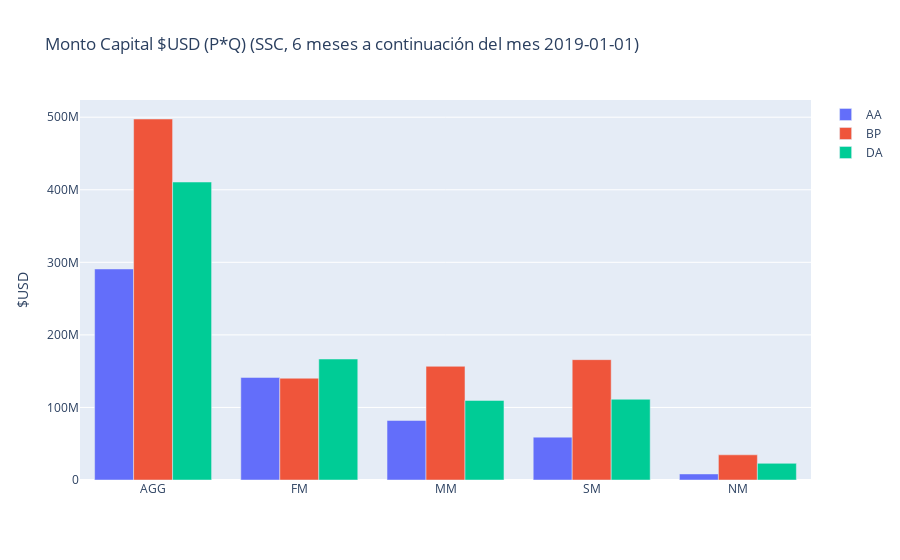

The notebook cell saved with this chart:
### Code cell
get_cantidad(linea, date, fc_type, PQ=True, output_data=False, output_plot=True, demand_only=False)

### Figure 1 — Plotly figure (JSON) as saved in the notebook; plotly's stock layout.template omitted (floating-point values rounded to 4 significant figures)
{"data": [{"name": "AA", "type": "bar", "x": ["AGG", "FM", "MM", "SM", "NM"], "y": [290800000.0, 141400000.0, 82040000.0, 59090000.0, 8342000.0]}, {"name": "BP", "type": "bar", "x": ["AGG", "FM", "MM", "SM", "NM"], "y": [497500000.0, 140300000.0, 156700000.0, 165800000.0, 34710000.0]}, {"name": "DA", "type": "bar", "x": ["AGG", "FM", "MM", "SM", "NM"], "y": [410700000.0, 166700000.0, 109700000.0, 111300000.0, 22960000.0]}], "layout": {"autosize": true, "barmode": "group", "title": {"text": "Monto Capital $USD (P*Q) (SSC, 6 meses a continuación del mes 2019-01-01)"}, "xaxis": {"autorange": true, "range": [-0.5, 4.5], "type": "category"}, "yaxis": {"autorange": true, "range": [0, 523700000.0], "title": {"text": "$USD"}, "type": "linear"}}}
